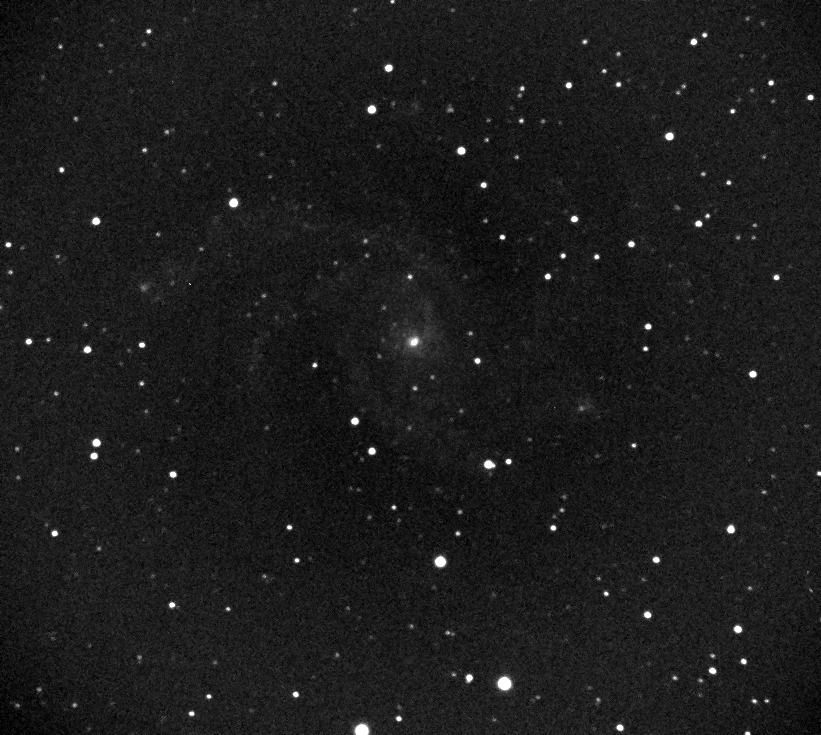
#> input picture 1.jpg, 821 x 735 px, found by its file name
$ python Gaussian_blur.py
#> lines starting #> are read from the running program, lines starting #| are printed output that depends on the picture; after the words box and inside, x2 and y2 are one past the last pixel; in counts of white or black regions, pixels touching at a corner belong together
from PIL import Image
import numpy as np
import math
import matplotlib.pyplot as plt
import time

import math
import numpy as np


class MyGaussianBlur():
    #初始化
    def __init__(self, radius=1, sigema=1.5):
        self.radius=radius
        self.sigema=sigema
    #高斯的计算公式
    def calc(self,x,y):
        res1=1/(2*math.pi*self.sigema*self.sigema)
        res2=math.exp(-(x*x+y*y)/(2*self.sigema*self.sigema))
        return res1*res2
    #得到滤波模版
    def template(self):
        sideLength=self.radius*2+1
        result = np.zeros((sideLength, sideLength))
        for i in range(sideLength):
            for j in range(sideLength):
                result[i,j]=self.calc(i-self.radius, j-self.radius)
#> further down, im1 is the input picture: PIL image 821x735 L; min 0, max 255, mean 28
        all=result.sum()
        return result/all
    #滤波函数
    def filter(self, image, template):
        arr=np.array(image)
        height=arr.shape[0]
#> height = 735
        width=arr.shape[1]
#> width = 821
        newData=np.zeros((height, width))
        for i in range(self.radius, height-self.radius):
            for j in range(self.radius, width-self.radius):
                t=arr[i-self.radius:i+self.radius+1, j-self.radius:j+self.radius+1]
                a= np.multiply(t, template)
                newData[i, j] = a.sum()
        newImage = Image.fromarray(newData)
        return newImage

r=5 #模版半径，自己自由调整
s=2 #sigema数值，自己自由调整
GBlur=MyGaussianBlur(radius=r, sigema=s)#声明高斯模糊类
temp=GBlur.template()#得到滤波模版
# im=Image.open('D:\python\AI\\test1.jpg')#打开图片

# image.show()#图片显示
im1 =Image.open('D:\python\AI\\1.jpg')
# im2 =Image.open('D:\python\AI\\2.jpg')

image1 = GBlur.filter(im1, temp)#高斯模糊滤波，得到新的图片
# image2 = GBlur.filter(im2,temp)
image1 = image1.convert('L')
threshold = 120
table = []
for i in range(256):
    if i < threshold:
        table.append(0)
    else:
        table.append(1)

image1 = image1.point(table,'1')
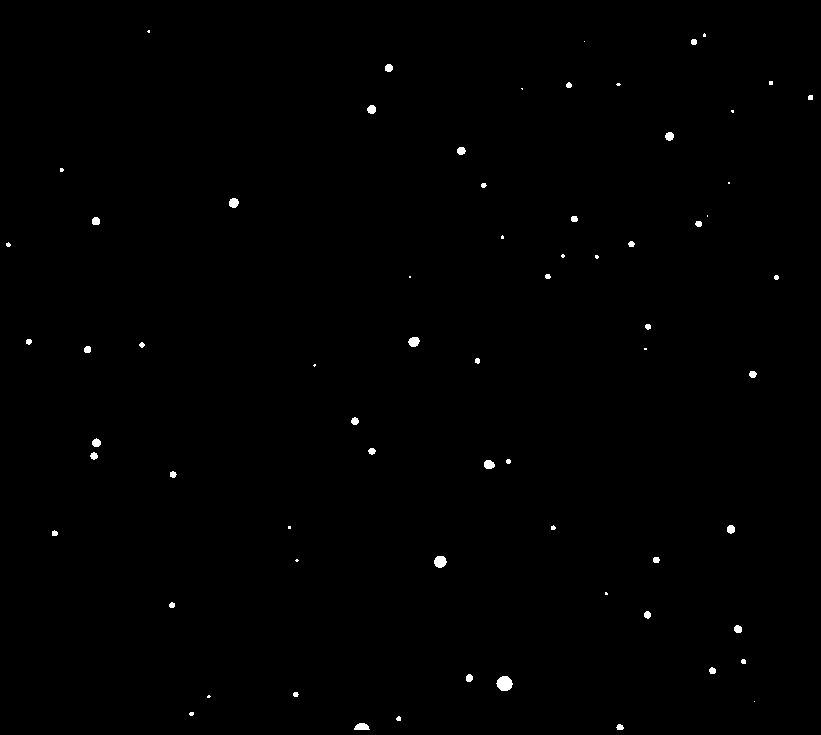
#> image1: PIL image 821x735 1; 0.38% white; 68 white regions (24 under 20 px), largest, box (x1, y1, x2, y2) and area: (496, 676, 513, 691) 190, (434, 556, 447, 568) 121, (408, 337, 420, 347) 91
# image2 = image2.point(table,'1')

image1.show()
# [18 lines of commented-out code are left out]

$ run again, with 2.jpg copied over 1.jpg
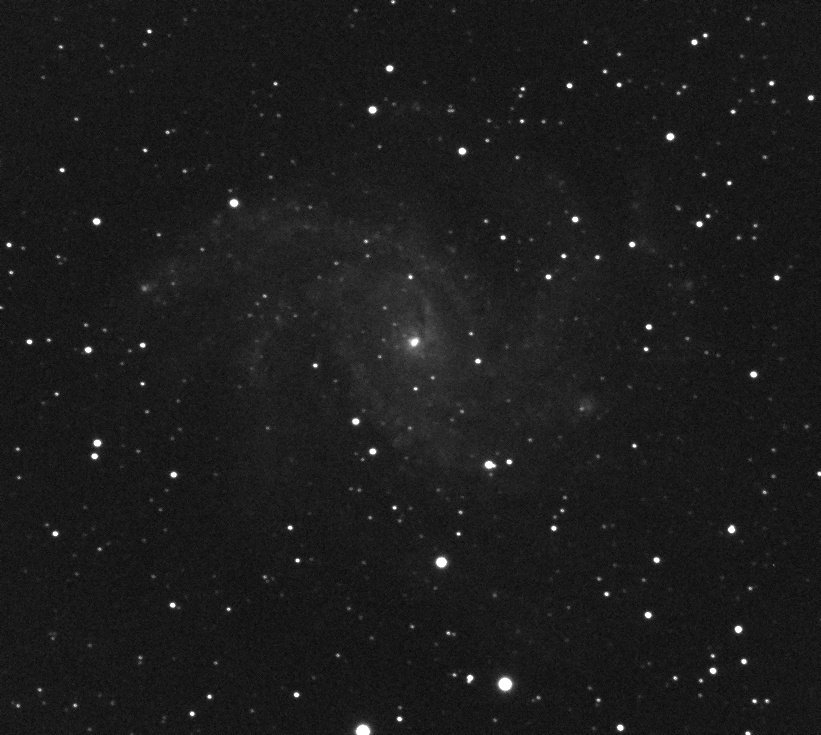
#> input picture 2.jpg, 821 x 735 px, found by its file name
#> im1 is the input picture: PIL image 821x735 L; min 12, max 255, mean 28
#> after the loop in filter, `for i in range(self.radius, height-self.radius):`:
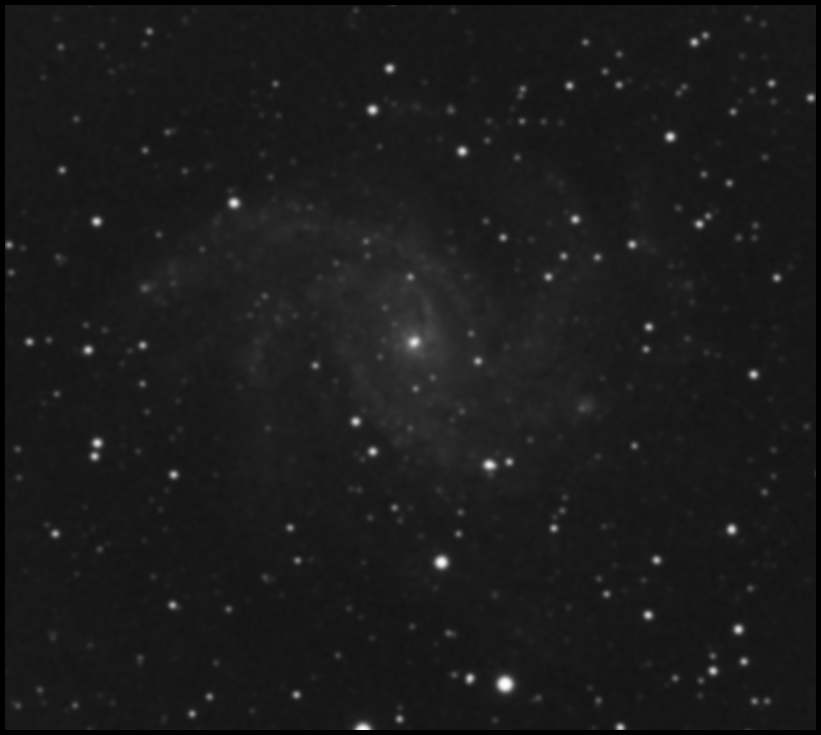
#> newData: shape (735, 821) float64; min 0, max 254.8, mean 27.3
#> `image1 = image1.point(table,'1')`:
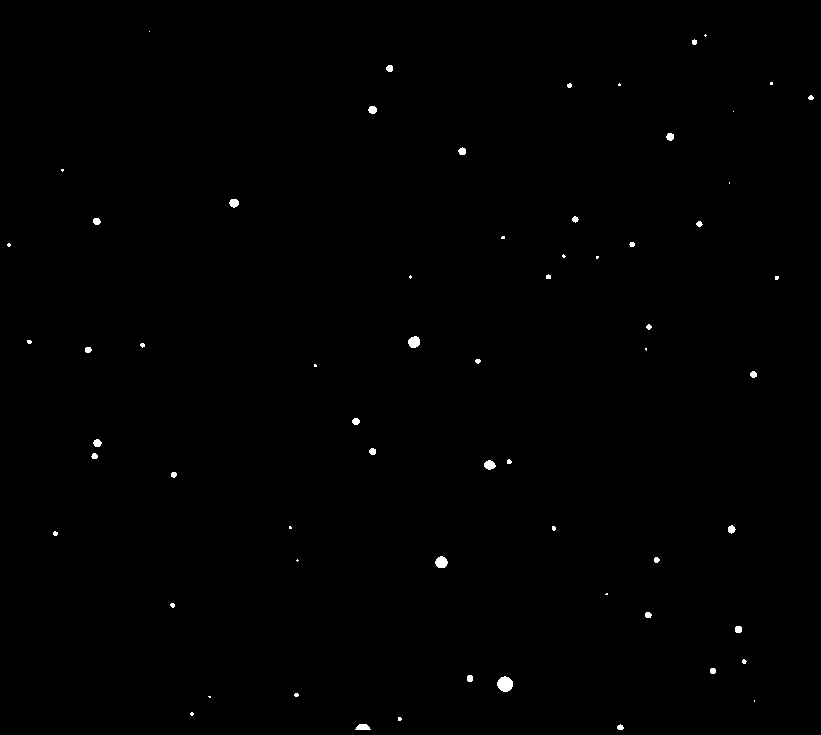
#> image1: PIL image 821x735 1; 0.32% white; 64 white regions (28 under 20 px), largest, box (x1, y1, x2, y2) and area: (497, 676, 513, 692) 192, (435, 556, 448, 568) 118, (408, 336, 420, 348) 113

$ run again, with 3.jpg copied over 1.jpg
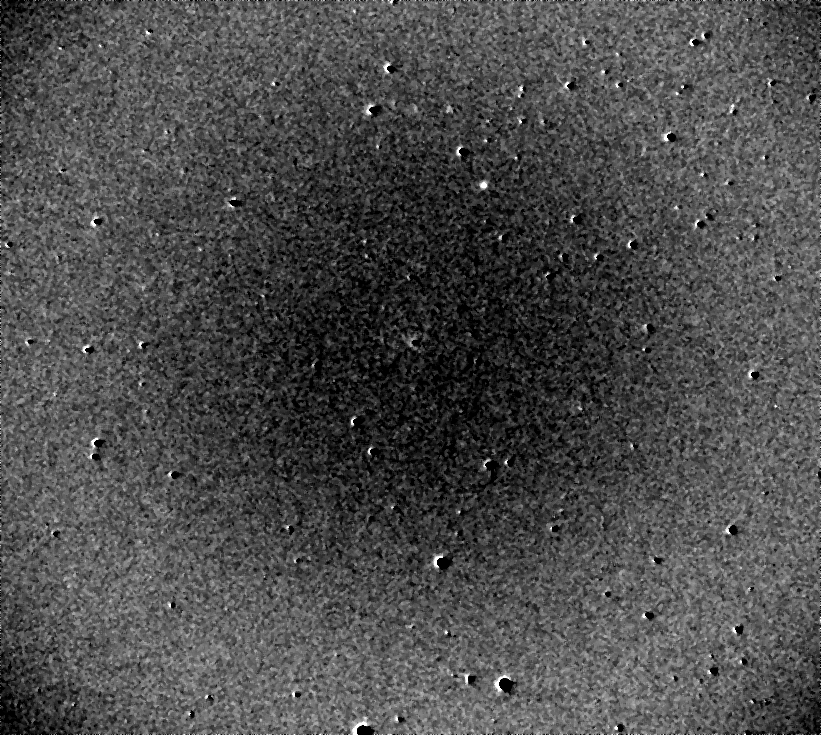
#> input picture 3.jpg, 821 x 735 px, found by its file name
#> im1 is the input picture: PIL image 821x735 L; min 0, max 255, mean 75.9
#> after the loop in filter, `for i in range(self.radius, height-self.radius):`:
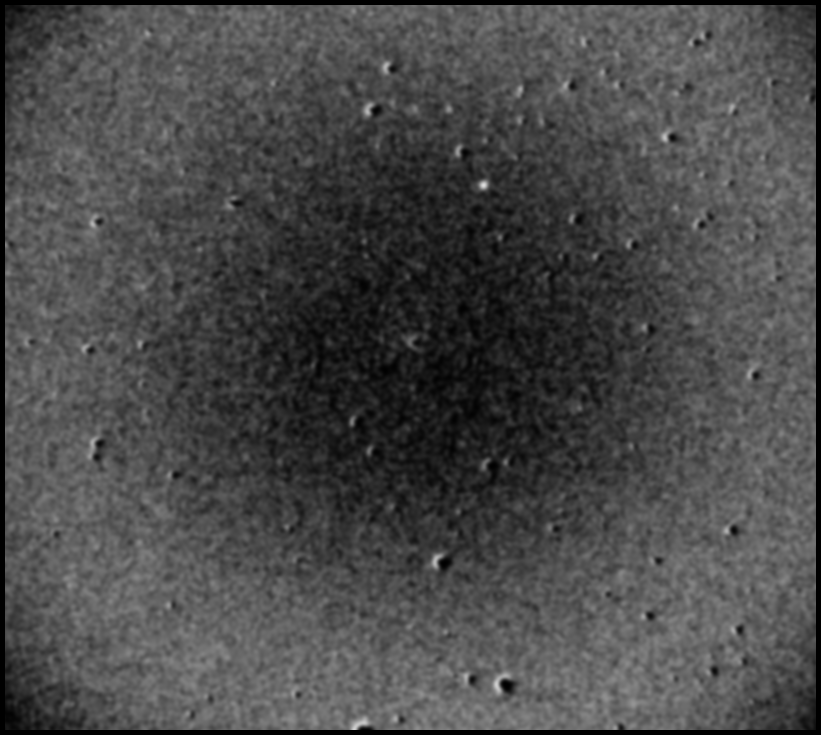
#> newData: shape (735, 821) float64; min 0, max 221.5, mean 73.7
#> `image1 = image1.point(table,'1')`:
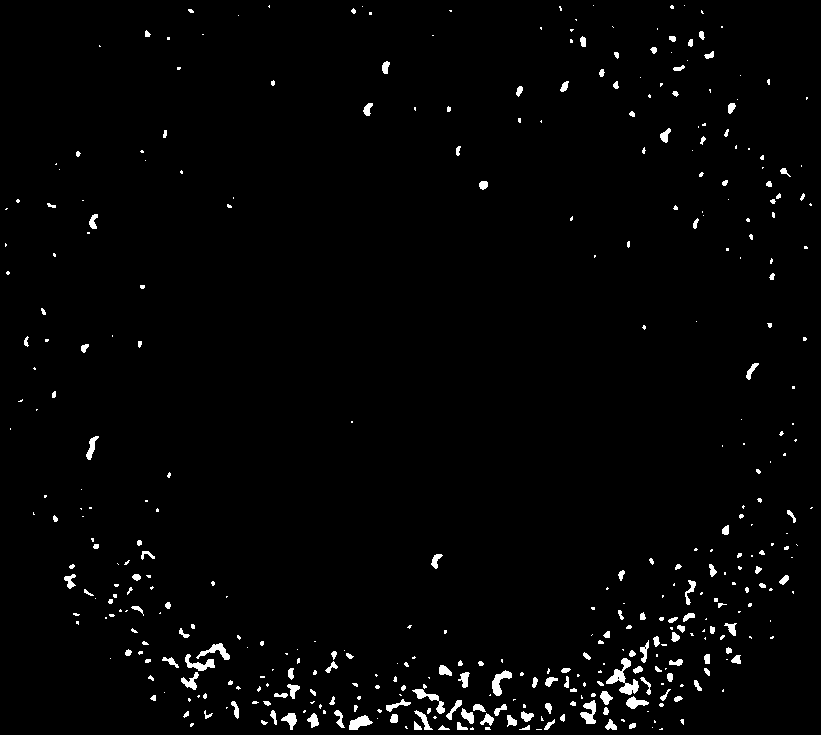
#> image1: PIL image 821x735 1; 1.9% white; 406 white regions (246 under 20 px), largest, box (x1, y1, x2, y2) and area: (606, 658, 639, 695) 431, (492, 670, 512, 696) 235, (412, 689, 445, 714) 231
